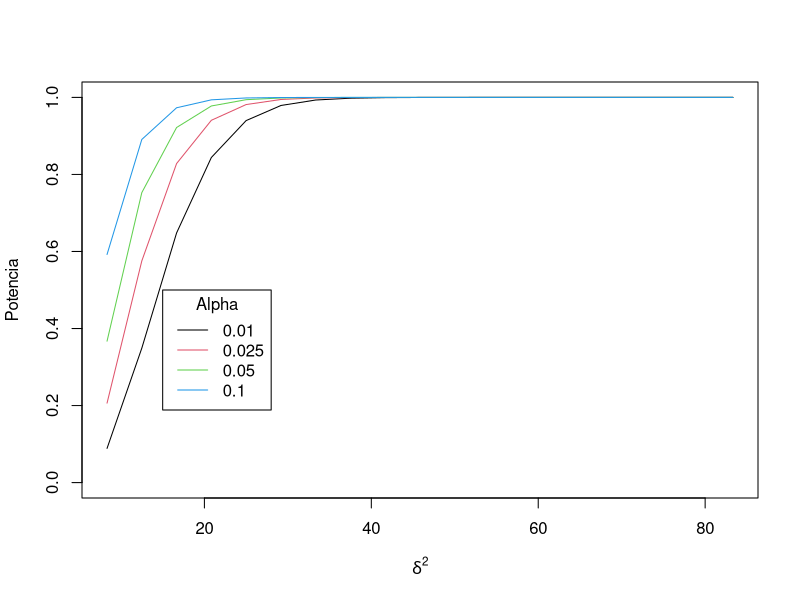

Write the R code that produced this figure.
alpha=c(0.01,.025,.05,.1)
v=2
r=seq(2,20,1)
DELTA=1
sigma3=.12
power=matrix(0,ncol=length(alpha),nrow=length(r))
for (i in 1:length(alpha)){
  delta2=matrix(0,ncol=1,nrow=length(r))
  for (j in 1:length(r)){
    delta2[j]=r[j]*DELTA^2/(2*sigma3)
    power[j,i]=1-pf(qf(1-alpha[i],df1=v-1,df2=v*(r[j]-1)),df1=v-1,df2=v*(r[j]-1),ncp=delta2[j])
  }
  
if (i==1){
  plot(delta2,power[,i],type='l',cex=.1, ylim=c(0,1),col=i, xlab=expression(delta^2), ylab='Potencia')
}  
  else{
    lines(delta2,power[,i],type='l',cex=.1, col=i)
  }

  
}
legend(15,.5,paste(alpha),lty=1,col=c(1:length(alpha)), title='Alpha')